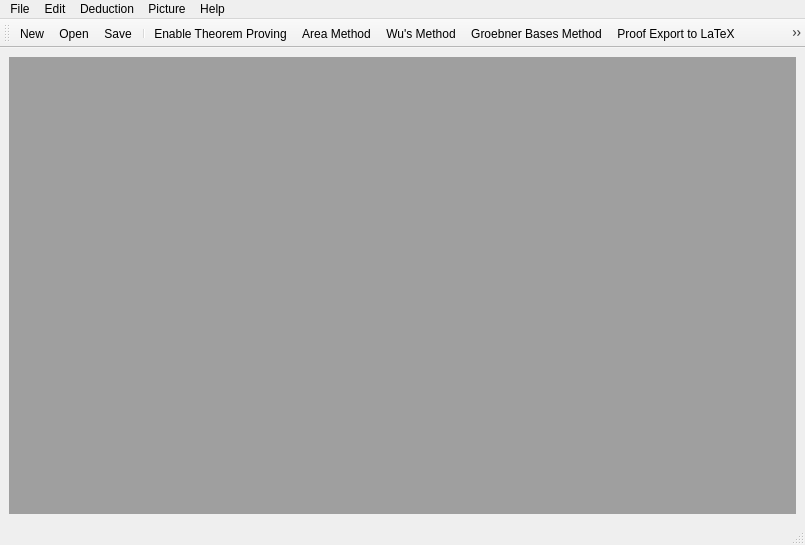
 <widget class="QMainWindow" name="MainWindow">
  <property name="geometry">
   <rect>
    <x>0</x>
    <y>0</y>
    <width>805</width>
    <height>545</height>
   </rect>
  </property>
  <property name="windowTitle">
   <string>GCLC</string>
  </property>
  <property name="windowIcon">
   <iconset resource="../resource.qrc">
    <normaloff>:/icons/WinGCLCDoc.ico</normaloff>:/icons/WinGCLCDoc.ico</iconset>
  </property>
  <widget class="QWidget" name="centralWidget">
   <layout class="QVBoxLayout" name="verticalLayout">
    <item>
     <widget class="QMdiArea" name="mdiArea"/>
    </item>
   </layout>
  </widget>
  <widget class="QMenuBar" name="menuBar">
   <property name="geometry">
    <rect>
     <x>0</x>
     <y>0</y>
     <width>805</width>
     <height>25</height>
    </rect>
   </property>
   <widget class="QMenu" name="menuFile">
    <property name="title">
     <string>File</string>
    </property>
    <widget class="QMenu" name="menuExport">
     <property name="title">
      <string>Export to...</string>
     </property>
     <addaction name="actionExport_to_TikZ"/>
     <addaction name="actionExport_to_LaTeX_PStrics"/>
     <addaction name="actionExport_to_LaTeX_pic"/>
     <addaction name="actionExport_to_EPS"/>
     <addaction name="actionExport_to_SVG"/>
     <addaction name="actionExport_to_Raster"/>
     <addaction name="separator"/>
     <addaction name="actionExport_to_XML_Format_Specification"/>
    </widget>
    <widget class="QMenu" name="menuImport">
     <property name="title">
      <string>Import...</string>
     </property>
     <addaction name="actionImport_from_JavaView"/>
    </widget>
    <widget class="QMenu" name="menuPrint">
     <property name="title">
      <string>Print...</string>
     </property>
     <addaction name="actionGCLC_Specification"/>
     <addaction name="actionGCLC_Image"/>
    </widget>
    <addaction name="actionNew"/>
    <addaction name="actionOpen"/>
    <addaction name="actionSave"/>
    <addaction name="actionSave_As"/>
    <addaction name="separator"/>
    <addaction name="menuImport"/>
    <addaction name="menuExport"/>
    <addaction name="separator"/>
    <addaction name="menuPrint"/>
    <addaction name="separator"/>
    <addaction name="actionClose"/>
    <addaction name="actionExit"/>
   </widget>
   <widget class="QMenu" name="menuHelp">
    <property name="title">
     <string>Help</string>
    </property>
    <addaction name="actionAbout"/>
    <addaction name="actionManual"/>
   </widget>
   <widget class="QMenu" name="menuBuild">
    <property name="title">
     <string>Picture</string>
    </property>
    <addaction name="actionBuild"/>
    <addaction name="actionZoom_In"/>
    <addaction name="actionZoom_Out"/>
    <addaction name="actionZoom_Normal"/>
    <addaction name="separator"/>
    <addaction name="separator"/>
    <addaction name="actionShowFreePoints"/>
    <addaction name="actionWatch_Window"/>
   </widget>
   <widget class="QMenu" name="menuEdit">
    <property name="title">
     <string>Edit</string>
    </property>
    <addaction name="actionUndo"/>
    <addaction name="actionRedo"/>
    <addaction name="separator"/>
    <addaction name="actionCut"/>
    <addaction name="actionCopy"/>
    <addaction name="actionPaste"/>
    <addaction name="separator"/>
    <addaction name="actionSelect_All"/>
    <addaction name="separator"/>
    <addaction name="actionFind"/>
    <addaction name="actionFind_Next"/>
    <addaction name="actionFind_Previous"/>
    <addaction name="actionReplace"/>
    <addaction name="separator"/>
    <addaction name="actionChange_font"/>
    <addaction name="actionChange_output_font"/>
    <addaction name="separator"/>
    <addaction name="actionEnable_Highlighting"/>
    <addaction name="separator"/>
    <addaction name="actionPick_Color"/>
   </widget>
   <widget class="QMenu" name="menuTheorem_Proving">
    <property name="title">
     <string>Deduction</string>
    </property>
    <addaction name="actionEnable_Theorem_Proving"/>
    <addaction name="separator"/>
    <addaction name="actionArea_Method"/>
    <addaction name="actionWu_s_Method"/>
    <addaction name="actionGroebner_Bases_Method"/>
    <addaction name="separator"/>
    <addaction name="actionProof_Export_to_LaTeX"/>
    <addaction name="actionProof_Export_to_XML"/>
    <addaction name="separator"/>
    <addaction name="actionDeduction_Control"/>
   </widget>
   <addaction name="menuFile"/>
   <addaction name="menuEdit"/>
   <addaction name="menuTheorem_Proving"/>
   <addaction name="menuBuild"/>
   <addaction name="menuHelp"/>
  </widget>
  <widget class="QToolBar" name="mainToolBar">
   <attribute name="toolBarArea">
    <enum>TopToolBarArea</enum>
   </attribute>
   <attribute name="toolBarBreak">
    <bool>false</bool>
   </attribute>
   <addaction name="actionNew"/>
   <addaction name="actionOpen"/>
   <addaction name="actionSave"/>
   <addaction name="separator"/>
   <addaction name="actionEnable_Theorem_Proving"/>
   <addaction name="actionArea_Method"/>
   <addaction name="actionWu_s_Method"/>
   <addaction name="actionGroebner_Bases_Method"/>
   <addaction name="actionProof_Export_to_LaTeX"/>
   <addaction name="actionProof_Export_to_XML"/>
   <addaction name="actionDeduction_Control"/>
   <addaction name="separator"/>
   <addaction name="actionBuild"/>
   <addaction name="actionZoom_In"/>
   <addaction name="actionZoom_Out"/>
   <addaction name="actionZoom_Normal"/>
   <addaction name="actionShowFreePoints"/>
   <addaction name="actionWatch_Window"/>
   <addaction name="separator"/>
  </widget>
  <widget class="QStatusBar" name="statusBar"/>
  <action name="actionOpen">
   <property name="icon">
    <iconset resource="../resource.qrc">
     <normaloff>:/icons/document-open.png</normaloff>:/icons/document-open.png</iconset>
   </property>
   <property name="text">
    <string>Open</string>
   </property>
   <property name="shortcut">
    <string>Ctrl+O</string>
   </property>
   <property name="iconVisibleInMenu">
    <bool>false</bool>
   </property>
  </action>
  <action name="actionSave">
   <property name="icon">
    <iconset resource="../resource.qrc">
     <normaloff>:/icons/document-save.png</normaloff>:/icons/document-save.png</iconset>
   </property>
   <property name="text">
    <string>Save</string>
   </property>
   <property name="shortcut">
    <string>Ctrl+S</string>
   </property>
   <property name="iconVisibleInMenu">
    <bool>true</bool>
   </property>
  </action>
  <action name="actionAbout">
   <property name="text">
    <string>About</string>
   </property>
  </action>
  <action name="actionNew">
   <property name="icon">
    <iconset resource="../resource.qrc">
     <normaloff>:/icons/document-new.png</normaloff>:/icons/document-new.png</iconset>
   </property>
   <property name="text">
    <string>New</string>
   </property>
   <property name="shortcut">
    <string>Ctrl+N</string>
   </property>
   <property name="iconVisibleInMenu">
    <bool>true</bool>
   </property>
  </action>
  <action name="actionBuild">
   <property name="icon">
    <iconset resource="../resource.qrc">
     <normaloff>:/icons/build.png</normaloff>:/icons/build.png</iconset>
   </property>
   <property name="text">
    <string>Build</string>
   </property>
   <property name="shortcut">
    <string>Ctrl+B</string>
   </property>
  </action>
  <action name="actionSave_As">
   <property name="text">
    <string>Save As...</string>
   </property>
   <property name="shortcut">
    <string>Ctrl+Shift+S</string>
   </property>
  </action>
  <action name="actionExit">
   <property name="text">
    <string>Exit</string>
   </property>
  </action>
  <action name="actionChange_font">
   <property name="text">
    <string>Change font</string>
   </property>
  </action>
  <action name="actionZoom_In">
   <property name="icon">
    <iconset resource="../resource.qrc">
     <normaloff>:/icons/zoom-in.png</normaloff>:/icons/zoom-in.png</iconset>
   </property>
   <property name="text">
    <string>Zoom In</string>
   </property>
   <property name="shortcut">
    <string>Ctrl++</string>
   </property>
  </action>
  <action name="actionZoom_Out">
   <property name="icon">
    <iconset resource="../resource.qrc">
     <normaloff>:/icons/zoom-out.png</normaloff>:/icons/zoom-out.png</iconset>
   </property>
   <property name="text">
    <string>Zoom Out</string>
   </property>
   <property name="shortcut">
    <string>Ctrl+-</string>
   </property>
  </action>
  <action name="actionChange_output_font">
   <property name="text">
    <string>Change output font</string>
   </property>
  </action>
  <action name="actionClose">
   <property name="text">
    <string>Close</string>
   </property>
  </action>
  <action name="actionWatch_Window">
   <property name="icon">
    <iconset resource="../resource.qrc">
     <normaloff>:/icons/watch.png</normaloff>:/icons/watch.png</iconset>
   </property>
   <property name="text">
    <string>Watch Window</string>
   </property>
  </action>
  <action name="actionManual">
   <property name="icon">
    <iconset resource="../resource.qrc">
     <normaloff>:/icons/help.png</normaloff>:/icons/help.png</iconset>
   </property>
   <property name="text">
    <string>Manual</string>
   </property>
   <property name="shortcut">
    <string>F1</string>
   </property>
  </action>
  <action name="actionExport_to_TikZ">
   <property name="text">
    <string>LaTeX/TikZ</string>
   </property>
  </action>
  <action name="actionExport_to_LaTeX_pic">
   <property name="text">
    <string>LaTeX/pic</string>
   </property>
  </action>
  <action name="actionExport_to_EPS">
   <property name="text">
    <string>EPS</string>
   </property>
  </action>
  <action name="actionExport_to_SVG">
   <property name="text">
    <string>SVG</string>
   </property>
  </action>
  <action name="actionUndo">
   <property name="text">
    <string>Undo</string>
   </property>
   <property name="shortcut">
    <string>Ctrl+Z</string>
   </property>
  </action>
  <action name="actionRedo">
   <property name="text">
    <string>Redo</string>
   </property>
   <property name="shortcut">
    <string>Ctrl+Shift+Z</string>
   </property>
  </action>
  <action name="actionCut">
   <property name="text">
    <string>Cut</string>
   </property>
   <property name="shortcut">
    <string>Ctrl+X</string>
   </property>
  </action>
  <action name="actionCopy">
   <property name="text">
    <string>Copy</string>
   </property>
   <property name="shortcut">
    <string>Ctrl+C</string>
   </property>
  </action>
  <action name="actionPaste">
   <property name="text">
    <string>Paste</string>
   </property>
   <property name="shortcut">
    <string>Ctrl+V</string>
   </property>
  </action>
  <action name="actionSelect_All">
   <property name="text">
    <string>Select All</string>
   </property>
   <property name="shortcut">
    <string>Ctrl+A</string>
   </property>
  </action>
  <action name="actionFind">
   <property name="text">
    <string>Find...</string>
   </property>
   <property name="shortcut">
    <string>Ctrl+F</string>
   </property>
  </action>
  <action name="actionFind_Next">
   <property name="text">
    <string>Find Next</string>
   </property>
   <property name="shortcut">
    <string>Ctrl+G</string>
   </property>
  </action>
  <action name="actionFind_Previous">
   <property name="text">
    <string>Find Previous</string>
   </property>
   <property name="shortcut">
    <string>Ctrl+Shift+G</string>
   </property>
  </action>
  <action name="actionReplace">
   <property name="text">
    <string>Replace...</string>
   </property>
   <property name="shortcut">
    <string>Ctrl+H</string>
   </property>
  </action>
  <action name="actionEnable_Theorem_Proving">
   <property name="checkable">
    <bool>true</bool>
   </property>
   <property name="icon">
    <iconset resource="../resource.qrc">
     <normaloff>:/icons/proving.png</normaloff>:/icons/proving.png</iconset>
   </property>
   <property name="text">
    <string>Enable Theorem Proving </string>
   </property>
  </action>
  <action name="actionArea_Method">
   <property name="checkable">
    <bool>true</bool>
   </property>
   <property name="icon">
    <iconset resource="../resource.qrc">
     <normaloff>:/icons/proving-area.png</normaloff>:/icons/proving-area.png</iconset>
   </property>
   <property name="text">
    <string>Area Method</string>
   </property>
  </action>
  <action name="actionWu_s_Method">
   <property name="checkable">
    <bool>true</bool>
   </property>
   <property name="icon">
    <iconset resource="../resource.qrc">
     <normaloff>:/icons/proving-wu.png</normaloff>:/icons/proving-wu.png</iconset>
   </property>
   <property name="text">
    <string>Wu's Method</string>
   </property>
  </action>
  <action name="actionGroebner_Bases_Method">
   <property name="checkable">
    <bool>true</bool>
   </property>
   <property name="icon">
    <iconset resource="../resource.qrc">
     <normaloff>:/icons/proving-groebner.png</normaloff>:/icons/proving-groebner.png</iconset>
   </property>
   <property name="text">
    <string>Groebner Bases Method</string>
   </property>
  </action>
  <action name="actionProof_Export_to_LaTeX">
   <property name="checkable">
    <bool>true</bool>
   </property>
   <property name="icon">
    <iconset resource="../resource.qrc">
     <normaloff>:/icons/prooof-latex.png</normaloff>:/icons/prooof-latex.png</iconset>
   </property>
   <property name="text">
    <string>Proof Export to LaTeX</string>
   </property>
  </action>
  <action name="actionProof_Export_to_XML">
   <property name="checkable">
    <bool>true</bool>
   </property>
   <property name="icon">
    <iconset resource="../resource.qrc">
     <normaloff>:/icons/prooof-xml.png</normaloff>:/icons/prooof-xml.png</iconset>
   </property>
   <property name="text">
    <string>Proof Export to XML</string>
   </property>
  </action>
  <action name="actionExport_to_LaTeX_PStrics">
   <property name="text">
    <string>Export to LaTeX PStrics</string>
   </property>
  </action>
  <action name="actionImport_from_JavaView">
   <property name="text">
    <string>Import from JavaView</string>
   </property>
  </action>
  <action name="actionDeduction_Control">
   <property name="checkable">
    <bool>true</bool>
   </property>
   <property name="icon">
    <iconset resource="../resource.qrc">
     <normaloff>:/icons/deduction_control.png</normaloff>:/icons/deduction_control.png</iconset>
   </property>
   <property name="text">
    <string>Deduction Control</string>
   </property>
  </action>
  <action name="actionZoom_Normal">
   <property name="icon">
    <iconset resource="../resource.qrc">
     <normaloff>:/icons/zoom-normal.png</normaloff>:/icons/zoom-normal.png</iconset>
   </property>
   <property name="text">
    <string>Zoom Normal</string>
   </property>
  </action>
  <action name="actionEnable_Highlighting">
   <property name="checkable">
    <bool>true</bool>
   </property>
   <property name="text">
    <string>Enable Highlighting</string>
   </property>
  </action>
  <action name="actionPick_Color">
   <property name="text">
    <string>Pick Color</string>
   </property>
  </action>
  <action name="actionShowFreePoints">
   <property name="icon">
    <iconset resource="../resource.qrc">
     <normaloff>:/icons/free-points.png</normaloff>:/icons/free-points.png</iconset>
   </property>
   <property name="text">
    <string>Show Free Points</string>
   </property>
   <property name="toolTip">
    <string>Show Free Points</string>
   </property>
  </action>
  <action name="actionExport_to_Raster">
   <property name="text">
    <string>Raster Format (BMP, JPG, PNG)</string>
   </property>
  </action>
  <action name="actionExport_to_XML_Format_Specification">
   <property name="text">
    <string>XML Format Specification</string>
   </property>
  </action>
  <action name="actionGCLC_Specification">
   <property name="text">
    <string>GCLC Specification</string>
   </property>
  </action>
  <action name="actionGCLC_Image">
   <property name="text">
    <string>GCLC Image</string>
   </property>
  </action>
 </widget>
